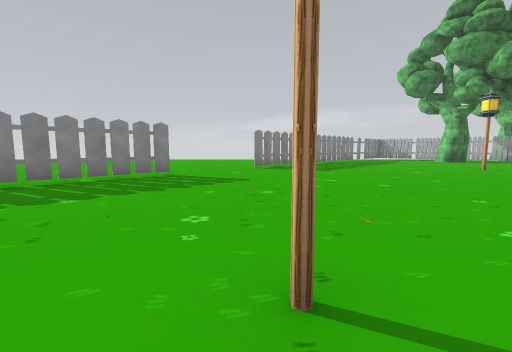
view 1 (above)

19 first-person views from a walk through a scene from a Unity 3-D project. The camera is 1.3 m above the floor, tilts 6° down and sees 90° across. The floor is counted in squares, 2 m on a side. Each view is taken from the middle of a square. On the plan, view 1 faces up. The plan holds only what a view shows up to about 9 squares ahead; the rest is blank. The place goes on beyond the plan. Some animated figures are left out. Some surface patterns are stand-ins.

view 2
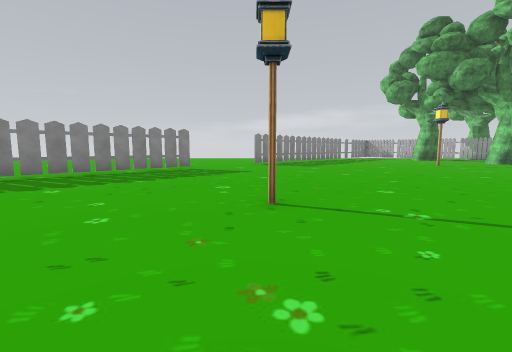

view 3
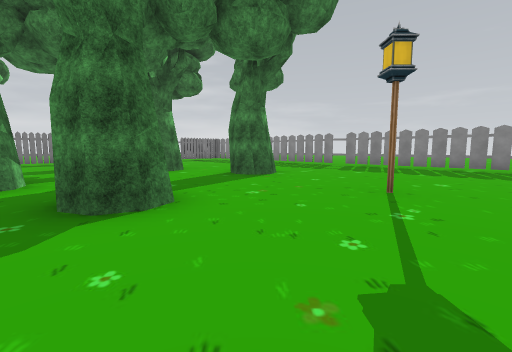

view 4
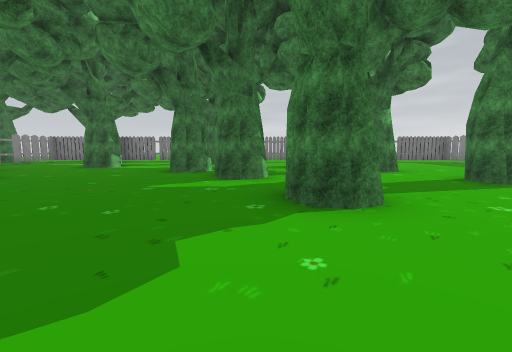

view 5
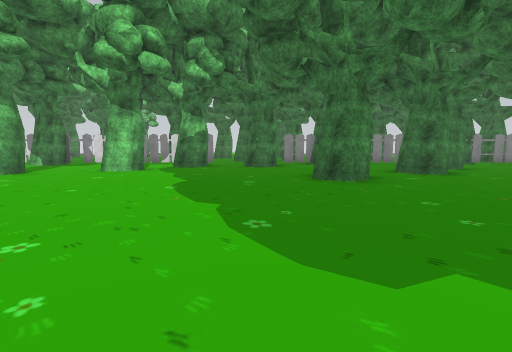

view 6
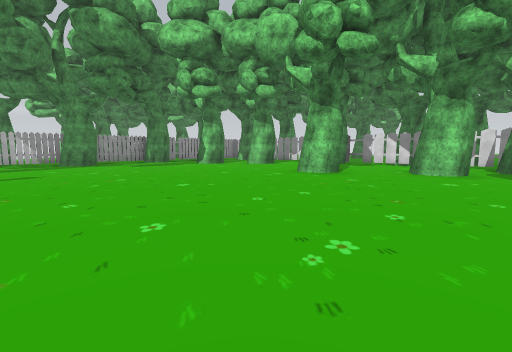

view 7
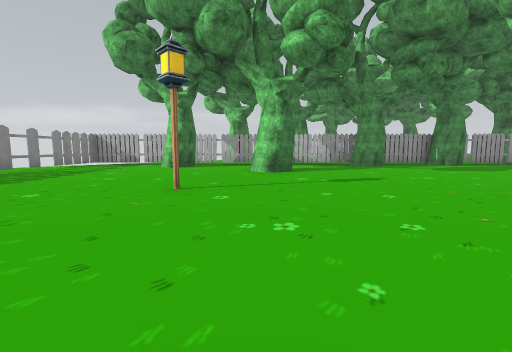

view 8
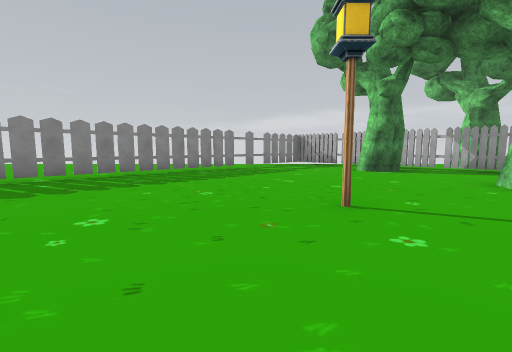

view 9
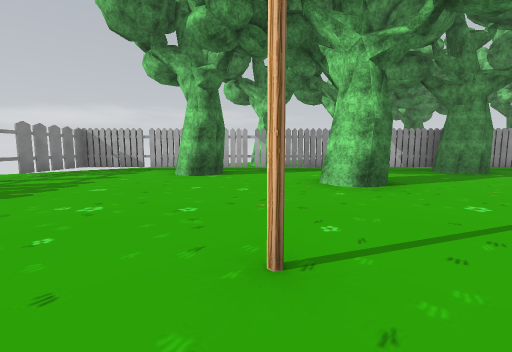

view 10
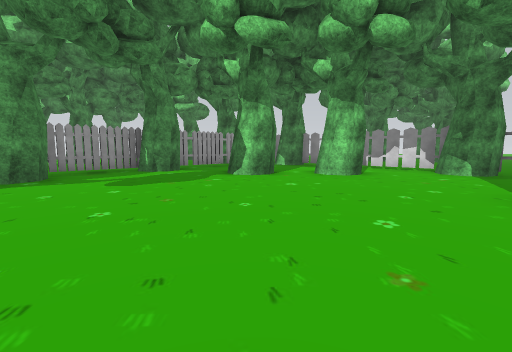

view 11
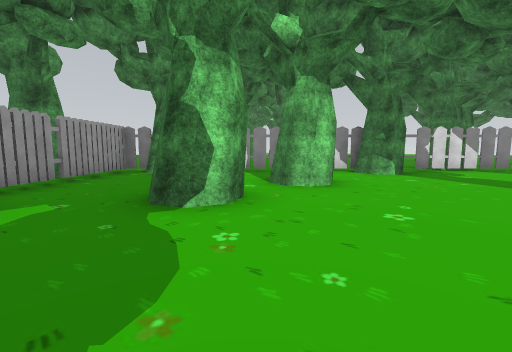

view 12
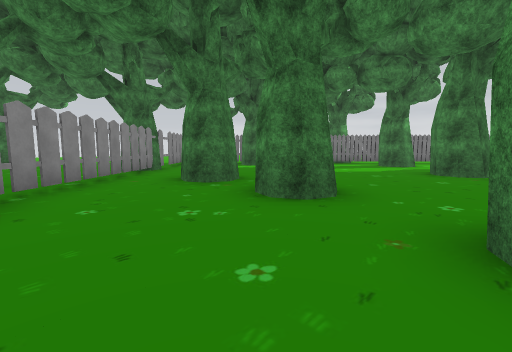

view 13
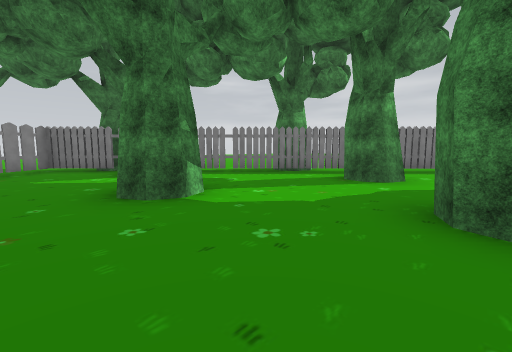

view 14
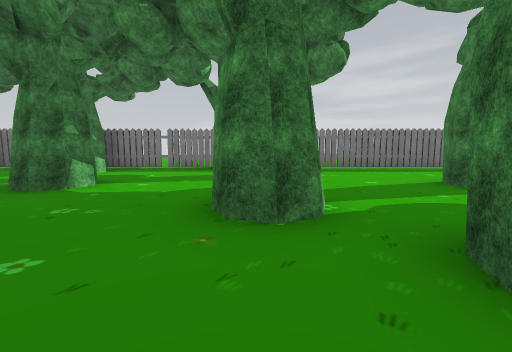

view 15
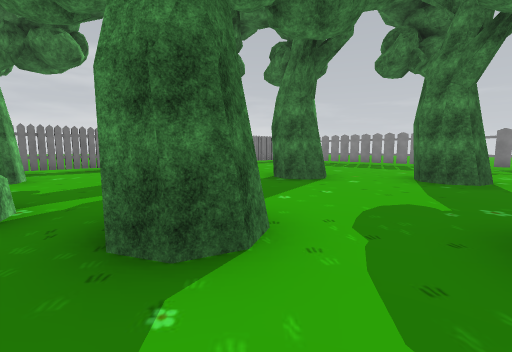

view 16
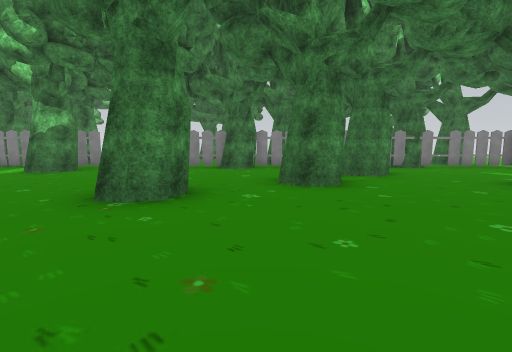

view 17
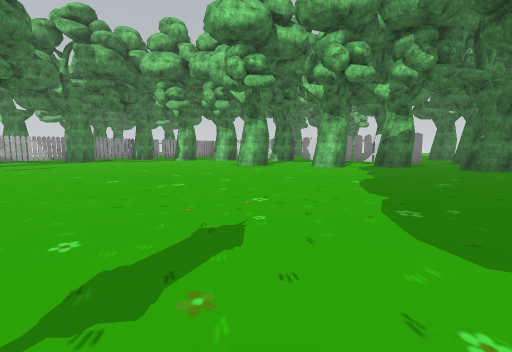

view 18
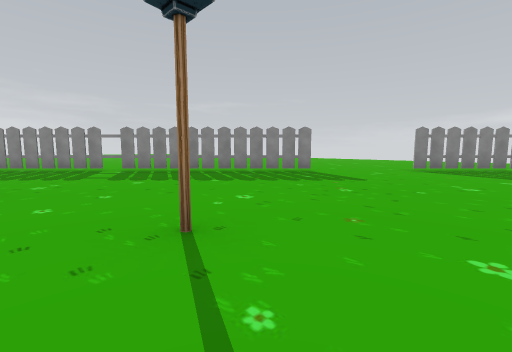

view 19
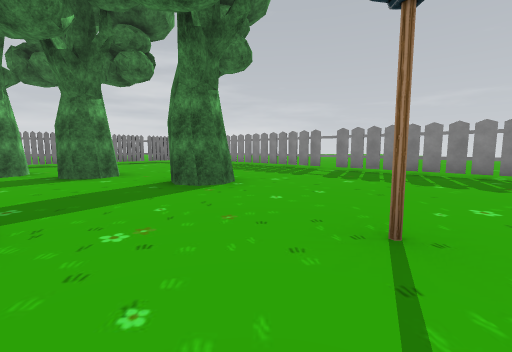

### Floor plan
Key: @ floor where view 1 was taken; # wall or solid block; x gap in a wall; . floor; T thing the floor can be seen under or through; R tree; O other object.
Columns run from 7 left of view 1 to 22 right of it. Each row starts with its distance up from view 1.
 17                #
 16              .###.
 15             .##.##
 14            .##... #.R#
 13       .. ..##....R##.
 12       ....##.......##
 11        ..##.........#
 10        .##.........   #
  9     ...##.........R...##.
  8 ... ..........O.......R##.
  7 ........................##
  6 ....T....................R#
  5 ...TT.....................## R
  4  .TT.......................###
  3 .TT.....................R....#
  2 #T..........................R#
  1 #......O................R..
  0 .......@..................##R
 -1 ....R..............#R....##.R
 -2 ........R..............RR#.
 -3 ........#..............#
 -4 ...R...............R...#
 -5 .......R.............##R
 -6  ..R...#....RR....#R##.
 -7 .............#.....##.
 -8 #......R.........R.
 -9 ##..........R....
-10 .##.R.......x...R
-11  .##........R..#R
-12   .#....#R..#.##
-13    R##.......##.R
-14     .##R....##..
-15      .##....R ..
-16         ..##  ..
-17        RR##   ..R
-18         ...R

Positions as (right, up) in squares from view 1, and headings:
1: (0, 0), facing up
2: (0, -2), facing up
3: (4, -1), facing left
4: (4, -1), facing down-left
5: (3, -1), facing down-right
6: (5, 1), facing right
7: (5, 4), facing up-right
8: (6, 5), facing up
9: (6, 7), facing up-right
10: (10, 3), facing right
11: (14, 5), facing down-right
12: (8, -7), facing down-left
13: (3, -8), facing down-left
14: (2, -6), facing down-left
15: (2, -5), facing left
16: (2, -5), facing down-right
17: (2, -1), facing right
18: (2, 0), facing up-left
19: (2, 0), facing left
